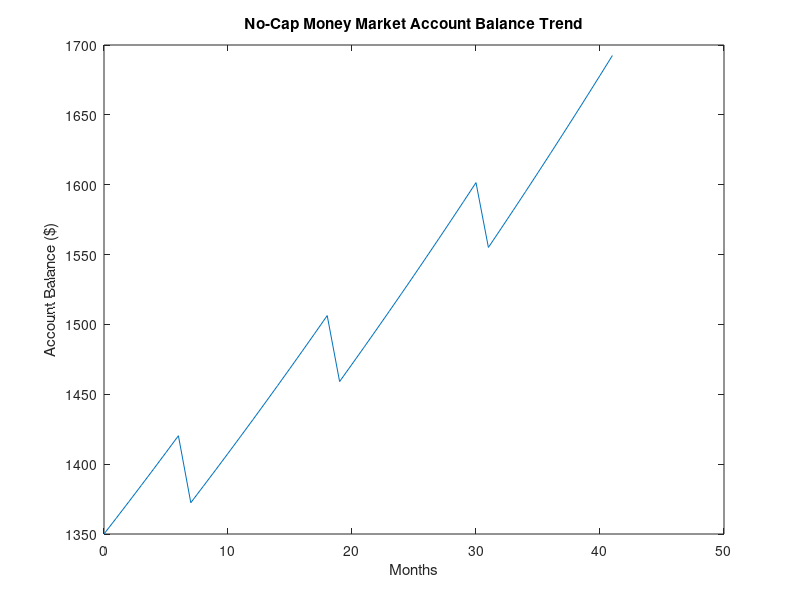

MATLAB code for this plot:
% Venus Onyango
% February 27, 2024
% Week07E.m
% Calculate account balance trend using the population equation
birth = 0.0085; % Interest rate per month
death = 0; % No fee
deltat = 1;  % Time step (1 month)
P(1) = 1350.0; % Initial deposit 

for t = 1:41 % Total months for the study 
P(t+1) = P(t) + deltat * (birth - death) * P(t);

% Periodic correction for withdrawal at the end of every July
 if mod(t, 12) == 7
 P(t+1) = P(t+1) - 60.0;
 end
end

plot(0:41, P);
xlabel('Months');
ylabel('Account Balance ($)');
title('No-Cap Money Market Account Balance Trend');